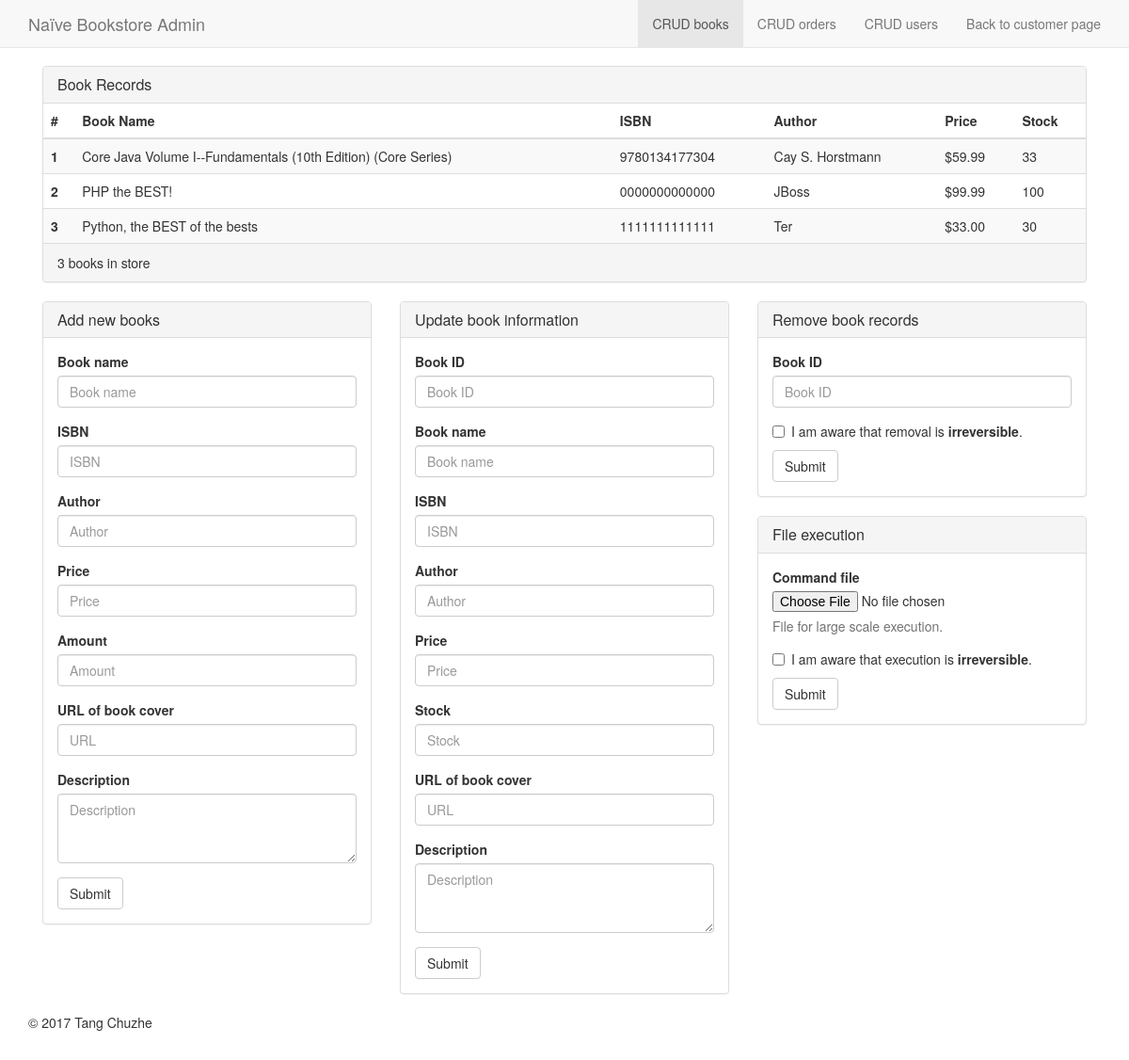
/admin/books.php, run on the app's committed database.
### tables this page shows
CREATE TABLE `book_basic` (
  `book_id` int(11) NOT NULL,
  `book_name` varchar(255) NOT NULL,
  `isbn` char(13) NOT NULL,
  `author` varchar(128) NOT NULL,
  `price` decimal(8,2) UNSIGNED NOT NULL,
  `stock` int(10) UNSIGNED NOT NULL,
  `cover_url` text,
  `description` text
);

### admin/books.php (the view, shortened to what this page needs)
<!DOCTYPE html>
<html lang="en">
<head>
    <link href="../css/bootstrap.css" rel="stylesheet">
    <link href="../css/customized.css" rel="stylesheet">
</head>
<body>
<nav class="navbar navbar-default navbar-fixed-top">
    <div class="container">
        <div class="navbar-header">
            <a class="navbar-brand" href="#">Naïve Bookstore Admin</a>
        </div>
        <div id="navbar" class="navbar-collapse collapse">
            <ul class="nav navbar-nav navbar-right">
                <li><a href="../">Back to customer page</a></li>
            </ul>
            <ul class="nav navbar-nav navbar-right">
                <li><a href="./users.php">CRUD users</a></li>
            </ul>
            <ul class="nav navbar-nav navbar-right">
                <li><a href="./orders.php">CRUD orders</a></li>
            </ul>
            <ul class="nav navbar-nav navbar-right">
                <li class="active"><a href="./books.php">CRUD books</a></li>
            </ul>
        </div>
    </div>
</nav>
<?php require "../src/conn.php"; ?>
<div class="container">
    <div class="container col-md-12">
        <div class="panel panel-default">
            <div class="panel-heading">
                <h3 class="panel-title">Book Records</h3>
            </div>
            <div class="table-responsive">
                <table class="table table-striped ">
                    <thead>
                    <tr>
                        <th>#</th>
                        <th>Book Name</th>
                        <th>ISBN</th>
                        <th>Author</th>
                        <th>Price</th>
                        <th>Stock</th>
                    </tr>
                    </thead>
                    <tbody>
                    <?php
                    $sql = "SELECT book_id, book_name, isbn, author, price, stock
                        FROM book_basic";
                    $result = $conn->query($sql);
                    if ($result->num_rows > 0) {
                        while ($row = $result->fetch_assoc()) {
                            echo "<tr>";
                            echo "<th scope=\"row\">" . $row["book_id"] . "</th>";
                            echo "<td>" . $row["book_name"] . "</td>";
                            echo "<td>" . $row["isbn"] . "</td>";
                            echo "<td>" . $row["author"] . "</td>";
                            echo "<td>$" . $row["price"] . "</td>";
                            echo "<td>" . $row["stock"] . "</td>";
                            echo "</tr>";
                        }
                    }
                    ?>
                    </tbody>
                </table>
            </div>
            <div class="panel-footer"><?php echo $result->num_rows ?> books in store</div>
        </div>
    </div>
</div>
<div class="container">
    <div class="container col-md-4">
        <div class="panel panel-default">
            <div class="panel-heading">
                <h3 class="panel-title">Add new books</h3>
            </div>
            <div class="panel-body">
                <form action="../src/admin/add_book.php">
                    <div class="form-group">
                        <label>Book name</label>
                        <input type="text" class="form-control" name="new_book_name" placeholder="Book name">
                    </div>
                    <div class="form-group">
                        <label>ISBN</label>
                        <input type="text" class="form-control" name="new_book_isbn" placeholder="ISBN">
                    </div>
                    <div class="form-group">
                        <label>Author</label>
                        <input type="text" class="form-control" name="new_book_author" placeholder="Author">
                    </div>
                    <div class="form-group">
                        <label>Price</label>
                        <input type="number" step="0.01" min="0.01" class="form-control" name="new_book_price" placeholder="Price">
                    </div>
                    <div class="form-group">
                        <label>Amount</label>
                        <input type="number" min="1" class="form-control" name="new_book_amount" placeholder="Amount">
                    </div>
                    <div class="form-group">
                        <label>URL of book cover</label>
                        <input type="url" class="form-control" name="new_book_cover_url" placeholder="URL">
                    </div>
                    <div class="form-group">
                        <label>Description</label>
                        <textarea class="form-control" rows="3" name="new_book_description" placeholder="Description"></textarea>
                    </div>
                    <button type="submit" class="btn btn-default" onclick="return checkNewBook();">Submit</button>
                </form>
            </div>
        </div>
    </div>
    <div class="container col-md-4">
        <div class="panel panel-default">
            <div class="panel-heading">
                <h3 class="panel-title">Update book information</h3>
            </div>
            <div class="panel-body">
                <form action="../src/admin/update_book.php">
                    <div class="form-group">
                        <label>Book ID</label>
                        <input type="number" min="0" class="form-control" name="book_id" id="update_book_id" placeholder="Book ID">
                    </div>
                    <div class="form-group">
                        <label>Book name</label>
                        <input type="text" class="form-control" name="new_book_name" placeholder="Book name">
                    </div>
                    <div class="form-group">
                        <label>ISBN</label>
                        <input type="text" class="form-control" name="new_book_isbn" placeholder="ISBN">
                    </div>
                    <div class="form-group">
                        <label>Author</label>
                        <input type="text" class="form-control" name="new_book_author" placeholder="Author">
                    </div>
                    <div class="form-group">
                        <label>Price</label>
                        <input type="number" step="0.01" min="0.01" class="form-control" name="new_book_price" placeholder="Price">
                    </div>
                    <div class="form-group">
                        <label>Stock</label>
                        <input type="number" min="1" class="form-control" name="new_book_amount" placeholder="Stock">
                    </div>
                    <div class="form-group">
                        <label>URL of book cover</label>
                        <input type="url" class="form-control" name="new_book_cover_url" placeholder="URL">
                    </div>
                    <div class="form-group">
                        <label>Description</label>
                        <textarea class="form-control" rows="3" name="new_book_description" placeholder="Description"></textarea>
                    </div>
                    <button type="submit" class="btn btn-default" onclick="checkUpdateBook()">Submit</button>
                </form>
            </div>
        </div>
    </div>
    <div class="container col-md-4">
        <div class="panel panel-default">
            <div class="panel-heading">
                <h3 class="panel-title">Remove book records</h3>
            </div>
            <div class="panel-body">
                <form action="../src/admin/remove_book.php">
                    <div class="form-group">
                        <label>Book ID</label>
                        <input type="number" min="0" class="form-control" name="delete_book_id" placeholder="Book ID">
                    </div>
                    <div class="checkbox">
                        <label>
                            <input type="checkbox" name="confirm">I am aware that removal is <b>irreversible</b>.
                        </label>
                    </div>
                    <button type="submit" class="btn btn-default">Submit</button>
                </form>
            </div>
        </div>
    </div>
    <div class="container col-md-4">
        <div class="panel panel-default">
            <div class="panel-heading">
                <h3 class="panel-title">File execution</h3>
            </div>
            <div class="panel-body">
                <form action="../src/admin/command_book.php">
                    <div class="form-group">
                        <label for="command_file">Command file</label>
                        <input type="file" name="command_file">
                        <p class="help-block">File for large scale execution.</p>
                    </div>
                    <div class="checkbox">
                        <label>
                            <input type="checkbox" name="confirm">I am aware that execution is <b>irreversible</b>.
                        </label>
                    </div>
                    <button type="submit" class="btn btn-default">Submit</button>
                </form>
            </div>
        </div>
    </div>
</div>
<div class="container">
    <footer class="footer">
        <p>&copy; 2017 Tang Chuzhe</p>
    </footer>
</div>
</body>
</html>

### css/customized.css (style rules this page uses)
body { padding-top: 70px; padding-bottom: 20px; }

### data on the page
book_basic: book_id "1", book_name "Core Java Volume I--Fundamentals (10th Edition) (Core Series)", isbn "9780134177304", author "Cay S. Horstmann", price "59.99", stock "33"
book_basic: book_id "2", book_name "PHP the BEST!", isbn "0000000000000", author "JBoss", price "99.99", stock "100"
book_basic: book_id "3", book_name "Python, the BEST of the bests", isbn "1111111111111", author "Ter", price "33.00", stock "30"

### other printed values
$result->num_rows "3"
